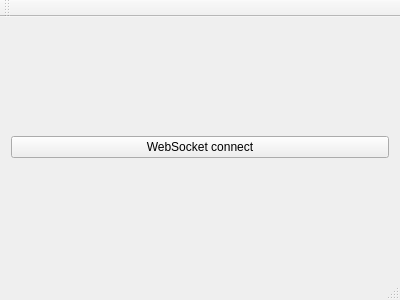
<?xml version="1.0" encoding="UTF-8"?>
<ui version="4.0">
 <class>MainWindow</class>
 <widget class="QMainWindow" name="MainWindow">
  <property name="geometry">
   <rect>
    <x>0</x>
    <y>0</y>
    <width>400</width>
    <height>300</height>
   </rect>
  </property>
  <property name="windowTitle">
   <string>MainWindow</string>
  </property>
  <widget class="QWidget" name="centralWidget">
   <layout class="QVBoxLayout" name="verticalLayout">
    <item>
     <widget class="QPushButton" name="tryConnect">
      <property name="text">
       <string>WebSocket connect</string>
      </property>
     </widget>
    </item>
   </layout>
  </widget>
  <widget class="QMenuBar" name="menuBar">
   <property name="geometry">
    <rect>
     <x>0</x>
     <y>0</y>
     <width>400</width>
     <height>30</height>
    </rect>
   </property>
  </widget>
  <widget class="QToolBar" name="mainToolBar">
   <attribute name="toolBarArea">
    <enum>TopToolBarArea</enum>
   </attribute>
   <attribute name="toolBarBreak">
    <bool>false</bool>
   </attribute>
  </widget>
  <widget class="QStatusBar" name="statusBar"/>
 </widget>
 <layoutdefault spacing="6" margin="11"/>
 <resources/>
 <connections/>
</ui>
